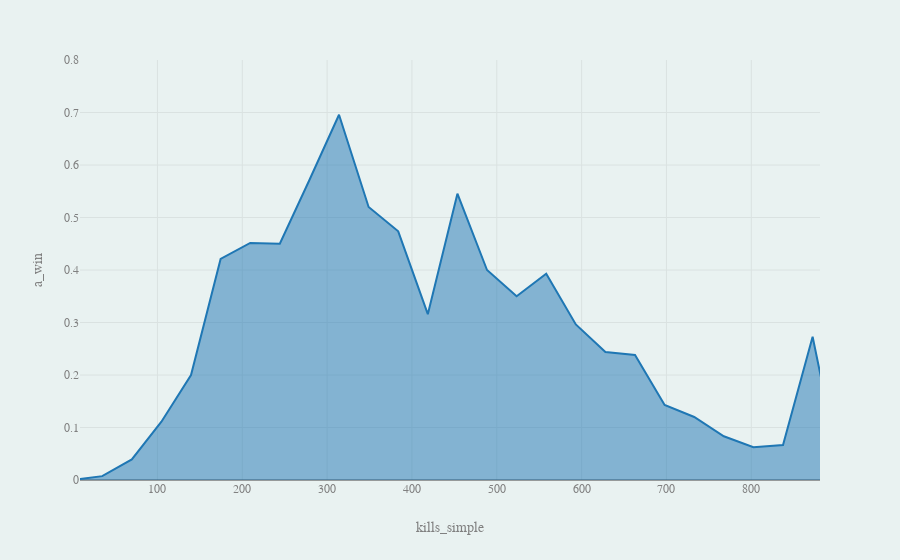
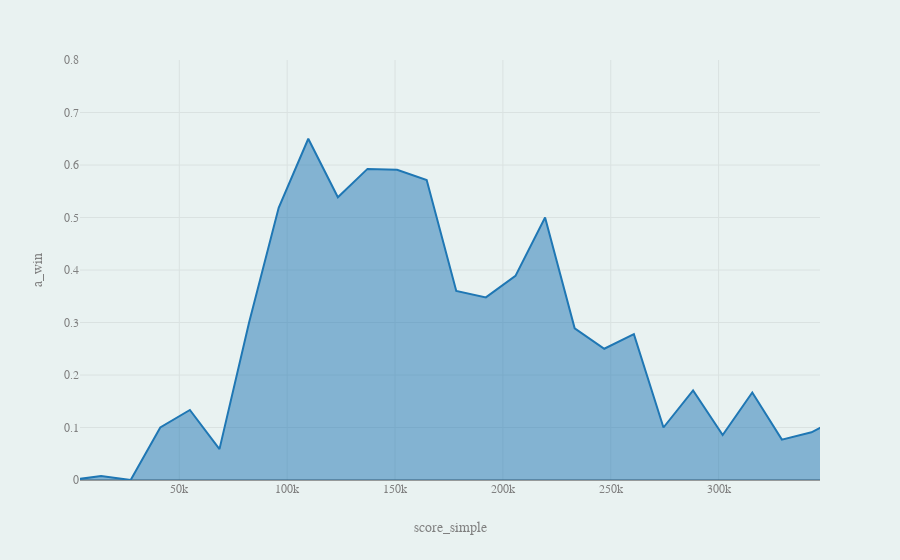
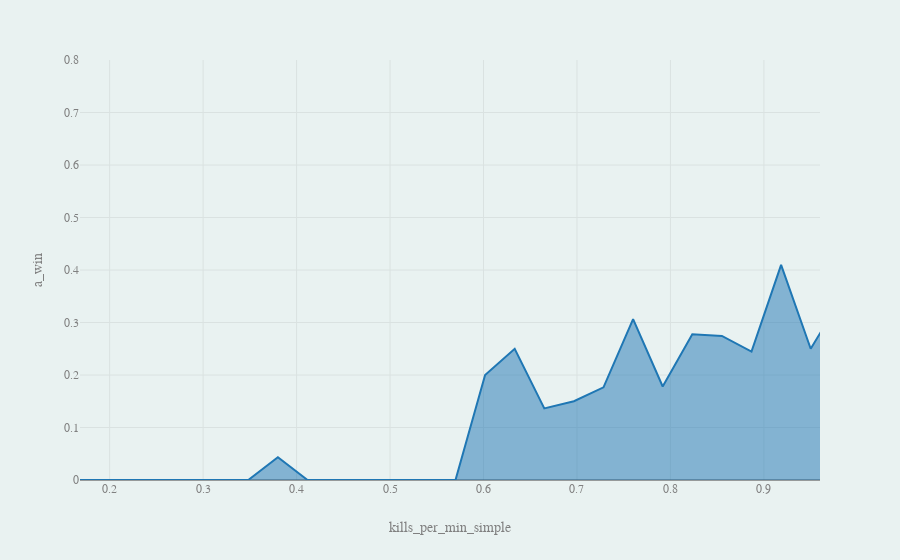
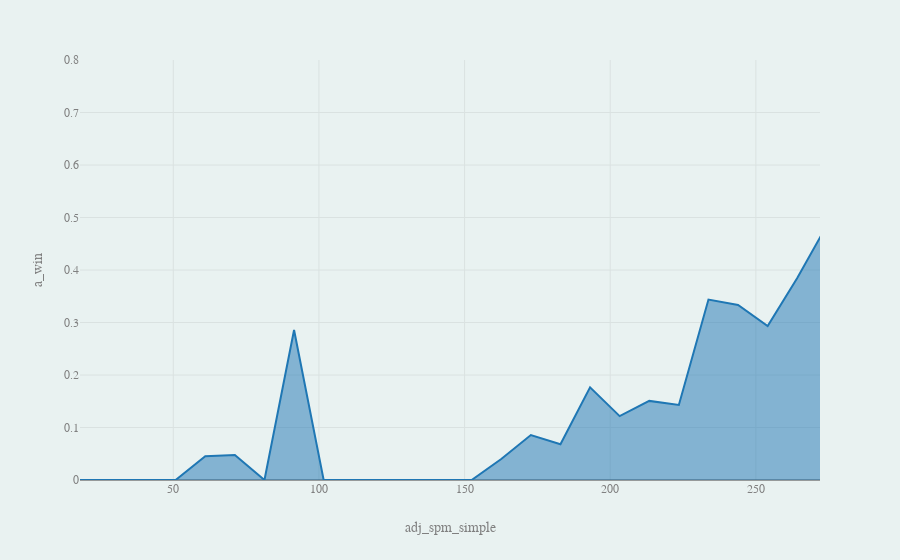

Notebook source saved alongside these figures, in order:
### Code cell
win_loss_summary(match_info, 25)

### Figure 1 — Plotly figure (JSON) as saved in the notebook; plotly's stock layout.template omitted (floating-point values rounded to 4 significant figures)
{"data": [{"hovertemplate": "kills_simple=%{x}<br>a_win=%{y}<extra></extra>", "legendgroup": "", "line": {"color": "#1F77B4"}, "marker": {"symbol": "circle"}, "mode": "lines", "name": "", "orientation": "v", "showlegend": false, "stackgroup": "1", "type": "scatter", "x": [0, 34.89, 69.78, 104.7, 139.6, 174.5, 209.4, 244.2, 279.1, 314.0, 348.9, 383.8, 418.7, 453.6, 488.5, 523.4, 558.3, 593.2, 628.1, 662.9, 697.8, 732.7, 767.6, 802.5, 837.4, 872.3, 907.2, 942.1, 977.0, 1012.0, 1047.0, 1082.0, 1117.0, 1151.0, 1186.0, 1221.0, 1256.0, 1326.0], "xaxis": "x", "y": [0, 0.007353, 0.03922, 0.1111, 0.2, 0.4211, 0.4516, 0.45, 0.5714, 0.6957, 0.52, 0.4737, 0.3158, 0.5455, 0.4, 0.35, 0.3929, 0.2963, 0.2439, 0.2381, 0.1429, 0.12, 0.08333, 0.0625, 0.06667, 0.2727, 0, 0.05, 0.04348, 0, 0.1111, 0, 0, 0, 0, 0, 0, 0], "yaxis": "y"}], "layout": {"font": {"color": "grey", "family": "sans-serif"}, "legend": {"title": {"font": {"color": "grey"}}, "tracegroupgap": 0}, "margin": {"t": 60}, "paper_bgcolor": "#E9F2F1", "plot_bgcolor": "rgba(0,0,0,0)", "showlegend": false, "title": {"font": {"color": "black", "family": "sans-serif", "size": 20}}, "xaxis": {"anchor": "y", "domain": [0, 1], "range": [8.7, 881], "title": {"text": "kills_simple"}}, "yaxis": {"anchor": "x", "domain": [0, 1], "range": [0, 0.8], "title": {"text": "a_win"}}}}

### Figure 2 — Plotly figure (JSON) as saved in the notebook; plotly's stock layout.template omitted (floating-point values rounded to 4 significant figures)
{"data": [{"hovertemplate": "score_simple=%{x}<br>a_win=%{y}<extra></extra>", "legendgroup": "", "line": {"color": "#1F77B4"}, "marker": {"symbol": "circle"}, "mode": "lines", "name": "", "orientation": "v", "showlegend": false, "stackgroup": "1", "type": "scatter", "x": [0, 13720.0, 27440.0, 41170.0, 54890.0, 68610.0, 82330.0, 96060.0, 109800.0, 123500.0, 137200.0, 150900.0, 164700.0, 178400.0, 192100.0, 205800.0, 219600.0, 233300.0, 247000.0, 260700.0, 274400.0, 288200.0, 301900.0, 315600.0, 329300.0, 343100.0, 356800.0, 370500.0, 384200.0, 397900.0, 411700.0, 425400.0, 439100.0, 452800.0, 466600.0, 480300.0, 494000.0, 521400.0, 548900.0, 590100.0], "xaxis": "x", "y": [0, 0.007407, 0, 0.1, 0.1333, 0.05882, 0.3, 0.5185, 0.65, 0.5385, 0.5926, 0.5909, 0.5714, 0.36, 0.3478, 0.3889, 0.5, 0.2889, 0.25, 0.2778, 0.1, 0.1707, 0.08571, 0.1667, 0.07692, 0.09091, 0.12, 0.05263, 0, 0, 0.1667, 0, 0, 0, 0, 0, 0, 0, 0, 0], "yaxis": "y"}], "layout": {"font": {"color": "grey", "family": "sans-serif"}, "legend": {"title": {"font": {"color": "grey"}}, "tracegroupgap": 0}, "margin": {"t": 60}, "paper_bgcolor": "#E9F2F1", "plot_bgcolor": "rgba(0,0,0,0)", "showlegend": false, "title": {"font": {"color": "black", "family": "sans-serif", "size": 20}}, "xaxis": {"anchor": "y", "domain": [0, 1], "range": [3951, 347000.0], "title": {"text": "score_simple"}}, "yaxis": {"anchor": "x", "domain": [0, 1], "range": [0, 0.8], "title": {"text": "a_win"}}}}

### Figure 3 — Plotly figure (JSON) as saved in the notebook; plotly's stock layout.template omitted (floating-point values rounded to 4 significant figures)
{"data": [{"hovertemplate": "kills_per_min_simple=%{x}<br>a_win=%{y}<extra></extra>", "legendgroup": "", "line": {"color": "#1F77B4"}, "marker": {"symbol": "circle"}, "mode": "lines", "name": "", "orientation": "v", "showlegend": false, "stackgroup": "1", "type": "scatter", "x": [0, 0.03167, 0.06334, 0.09501, 0.1267, 0.1583, 0.19, 0.2217, 0.2533, 0.285, 0.3167, 0.3484, 0.38, 0.4117, 0.4434, 0.475, 0.5067, 0.5384, 0.57, 0.6017, 0.6334, 0.665, 0.6967, 0.7284, 0.76, 0.7917, 0.8234, 0.855, 0.8867, 0.9184, 0.9501, 0.9817, 1.013, 1.045, 1.077, 1.108, 1.172, 1.235, 1.267, 1.362, 3.737], "xaxis": "x", "y": [0, 0, 0, 0, 0, 0, 0, 0, 0, 0, 0, 0, 0.04348, 0, 0, 0, 0, 0, 0, 0.2, 0.25, 0.1364, 0.15, 0.1765, 0.3065, 0.1781, 0.2778, 0.2743, 0.2444, 0.4096, 0.25, 0.3429, 0.1034, 0.1765, 0.3077, 0, 0, 0, 0, 0, 0], "yaxis": "y"}], "layout": {"font": {"color": "grey", "family": "sans-serif"}, "legend": {"title": {"font": {"color": "grey"}}, "tracegroupgap": 0}, "margin": {"t": 60}, "paper_bgcolor": "#E9F2F1", "plot_bgcolor": "rgba(0,0,0,0)", "showlegend": false, "title": {"font": {"color": "black", "family": "sans-serif", "size": 20}}, "xaxis": {"anchor": "y", "domain": [0, 1], "range": [0.1683, 0.96], "title": {"text": "kills_per_min_simple"}}, "yaxis": {"anchor": "x", "domain": [0, 1], "range": [0, 0.8], "title": {"text": "a_win"}}}}

### Figure 4 — Plotly figure (JSON) as saved in the notebook; plotly's stock layout.template omitted (floating-point values rounded to 4 significant figures)
{"data": [{"hovertemplate": "adj_spm_simple=%{x}<br>a_win=%{y}<extra></extra>", "legendgroup": "", "line": {"color": "#1F77B4"}, "marker": {"symbol": "circle"}, "mode": "lines", "name": "", "orientation": "v", "showlegend": false, "stackgroup": "1", "type": "scatter", "x": [0, 10.16, 20.32, 30.49, 40.65, 50.81, 60.97, 71.14, 81.3, 91.46, 101.6, 111.8, 121.9, 132.1, 142.3, 152.4, 162.6, 172.8, 182.9, 193.1, 203.2, 213.4, 223.6, 233.7, 243.9, 254.1, 264.2, 274.4, 284.5, 294.7, 304.9, 315.0, 325.2, 335.4, 345.5, 355.7, 376.0, 396.3], "xaxis": "x", "y": [0, 0, 0, 0, 0, 0, 0.04545, 0.04762, 0, 0.2857, 0, 0, 0, 0, 0, 0, 0.04, 0.08571, 0.06818, 0.1765, 0.1216, 0.1507, 0.1429, 0.3438, 0.3333, 0.2931, 0.3846, 0.4848, 0.5862, 0.5417, 0.6875, 0.8, 0.4545, 0.6667, 1, 0, 0, 1], "yaxis": "y"}], "layout": {"font": {"color": "grey", "family": "sans-serif"}, "legend": {"title": {"font": {"color": "grey"}}, "tracegroupgap": 0}, "margin": {"t": 60}, "paper_bgcolor": "#E9F2F1", "plot_bgcolor": "rgba(0,0,0,0)", "showlegend": false, "title": {"font": {"color": "black", "family": "sans-serif", "size": 20}}, "xaxis": {"anchor": "y", "domain": [0, 1], "range": [17.97, 272.0], "title": {"text": "adj_spm_simple"}}, "yaxis": {"anchor": "x", "domain": [0, 1], "range": [0, 0.8], "title": {"text": "a_win"}}}}
